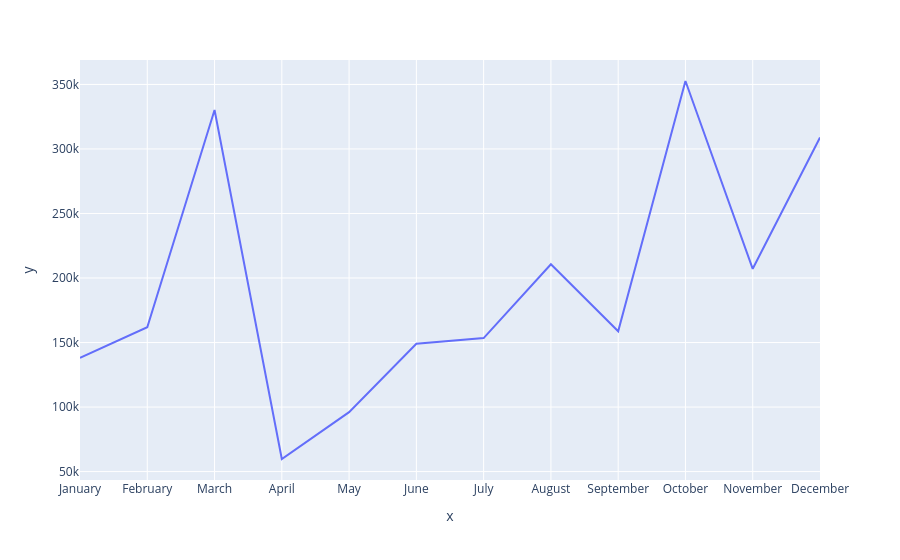

This figure's notebook cell:
### Code cell
Sales_by_month =df.groupby('Month')['Sales'].sum()
fig = px.line(x=df['Month'].unique(),y= Sales_by_month)
fig.show()

### Figure 1 — Plotly figure (JSON) as saved in the notebook; plotly's stock layout.template omitted (floating-point values rounded to 4 significant figures)
{"data": [{"hovertemplate": "x=%{x}<br>y=%{y}<extra></extra>", "legendgroup": "", "line": {"color": "#636efa", "dash": "solid"}, "marker": {"symbol": "circle"}, "mode": "lines", "name": "", "orientation": "v", "showlegend": false, "type": "scatter", "x": ["January", "February", "March", "April", "May", "June", "July", "August", "September", "October", "November", "December"], "xaxis": "x", "y": [138100.0, 161800.0, 330200.0, 59750.0, 96070.0, 149000.0, 153500.0, 210700.0, 158800.0, 352700.0, 207100.0, 308900.0], "yaxis": "y"}], "layout": {"legend": {"tracegroupgap": 0}, "margin": {"t": 60}, "xaxis": {"anchor": "y", "domain": [0, 1], "title": {"text": "x"}}, "yaxis": {"anchor": "x", "domain": [0, 1], "title": {"text": "y"}}}}
